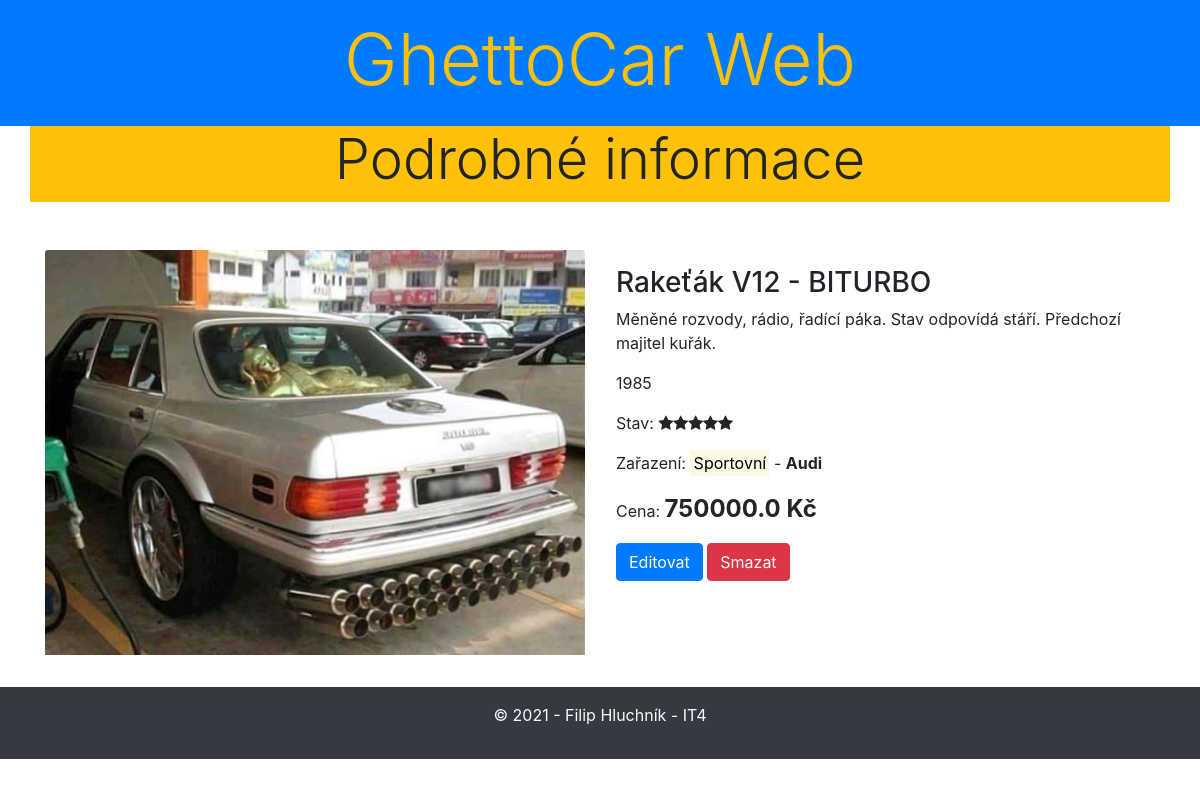
The app's page /bazar/detail/1/ with its own data.
### bazar/models.py (models this page shows, shortened)
class Zbozi(models.Model):
    nazev = models.CharField(max_length=100, verbose_name="Název zboží", help_text='Zadejte text o maximální délce 100 znaků')
    popis = models.TextField(blank=True, null=True, verbose_name="Popis zboží")
    cena = models.FloatField(validators=[MinValueValidator(0.0)], null=True, help_text="Zadejte nezáporné desetinné číslo", verbose_name="Cena")
    rok = models.IntegerField(null=True, help_text="Zadejte nezáporné číslo", verbose_name="Rok")
    STAV = (
        (1, '>200000'),
        (2, '<200000'),
        (3, '<100000'),
        (4, '<50000'),
        (5, 'Nové'),
    )
    stav = models.IntegerField(choices=STAV, blank=True, default=3, verbose_name="Stav zboží", help_text='Vyberte označení stavu')
    foto = models.ImageField(upload_to='zbozi/%Y/%m/%d/', blank=True, null=True, verbose_name="Fotka zboží")
    druh = models.ForeignKey(Druh, on_delete=models.RESTRICT)
    class Meta:
        ordering = ["-cena", "nazev"]
        verbose_name = 'Zboží'
        verbose_name_plural = 'Zboží'

class Druh(models.Model):
    oznaceni_druhu = models.CharField(max_length=50, unique=True, verbose_name="Označení druhu zboží",
                            help_text='Zadejte text o maximální délce 50 znaků; text musí být jedinečný')
    ZNACKA = (
        ('SUV', 'SUV'),
        ('Sportovní', 'Sport'),
        ('Užitkové', 'Užitkove'),
        ('Designové', 'Designové'),
        ('Ghetto', 'Ghetto'),
    )
    oblast = models.CharField(max_length=20, choices=ZNACKA, blank=True, default='sport', verbose_name="Oblast", help_text='Vyberte značku')
    class Meta:
        ordering = ["oznaceni_druhu"]
        verbose_name = 'Druh zboží'
        verbose_name_plural = 'Druh zboží'

### bazar/views.py (the view)
# urls.py: path('detail/<int:pk>/', views.BazarDetailView.as_view(), name='detail'),
class BazarDetailView(DetailView):
    model = Zbozi
    context_object_name = 'zbozi'
    template_name = 'detail.html'

### bazar/templates/detail.html (shortened to what this page needs)
{% extends "base.html" %}
{% load static %}
{% block css %}
<link rel="stylesheet" href="https://cdnjs.cloudflare.com/ajax/libs/font-awesome/4.7.0/css/font-awesome.min.css">
{% endblock %}
{% block content %}
<div class="row mb-3">
    <div class="col-sm-12 bg-warning">
        <h2 class="display-4 text-center">Podrobné informace</h2>
    </div>
</div>
<div class="row mt-5 mb-3">
    <div class="col-md-6 mb-3">
       {% if zbozi.foto %}
          <img class="card-img-top" src="{{ zbozi.foto.url }}" alt="{{ zbozi.nazev }}">
       {% else %}
          <img class="card-img-top" src="{% static 'img/nopicture.jpg' %}" alt="Bez fotografie">
       {% endif %}
    </div>
    <div class="col-md-6 p-3">
        <h3>{{ zbozi.nazev }}</h3>
        <p>{{ zbozi.popis }}</p>
        <p>{{ zbozi.rok }}</p>
        <p>Stav: {% for star in "x"|ljust:zbozi.stav %}<i class="fa fa-star"></i>{% endfor %}</p>
        <p>Zařazení: <mark>{{ zbozi.druh.oblast }}</mark> - <b>{{ zbozi.druh.oznaceni_druhu }}</b></p>
        <p>Cena: <span class="cena">{{ zbozi.cena }} Kč</span></p>
        <p><a href="{% url 'zbozi-update' zbozi.pk %}" class="btn btn-primary">Editovat</a> <a href="{% url 'zbozi-delete' zbozi.pk %}" class="btn btn-danger">Smazat</a></p>
    </div>
</div>
{% endblock %}

### bazar/static/css/styles.css (style rules this page uses)
.cena { font-size: 1.5em; font-weight: bold; }

### records on screen
Zbozi: foto (picture), nazev "Rakeťák V12 - BITURBO", popis "Měněné rozvody, rádio, řadící páka. Stav odpovídá stáří. Předchozí majitel kuřák.", rok "1985", stav 5 (drawn), druh.oblast "Sportovní", druh.oznaceni_druhu "Audi", cena "750000.0"
